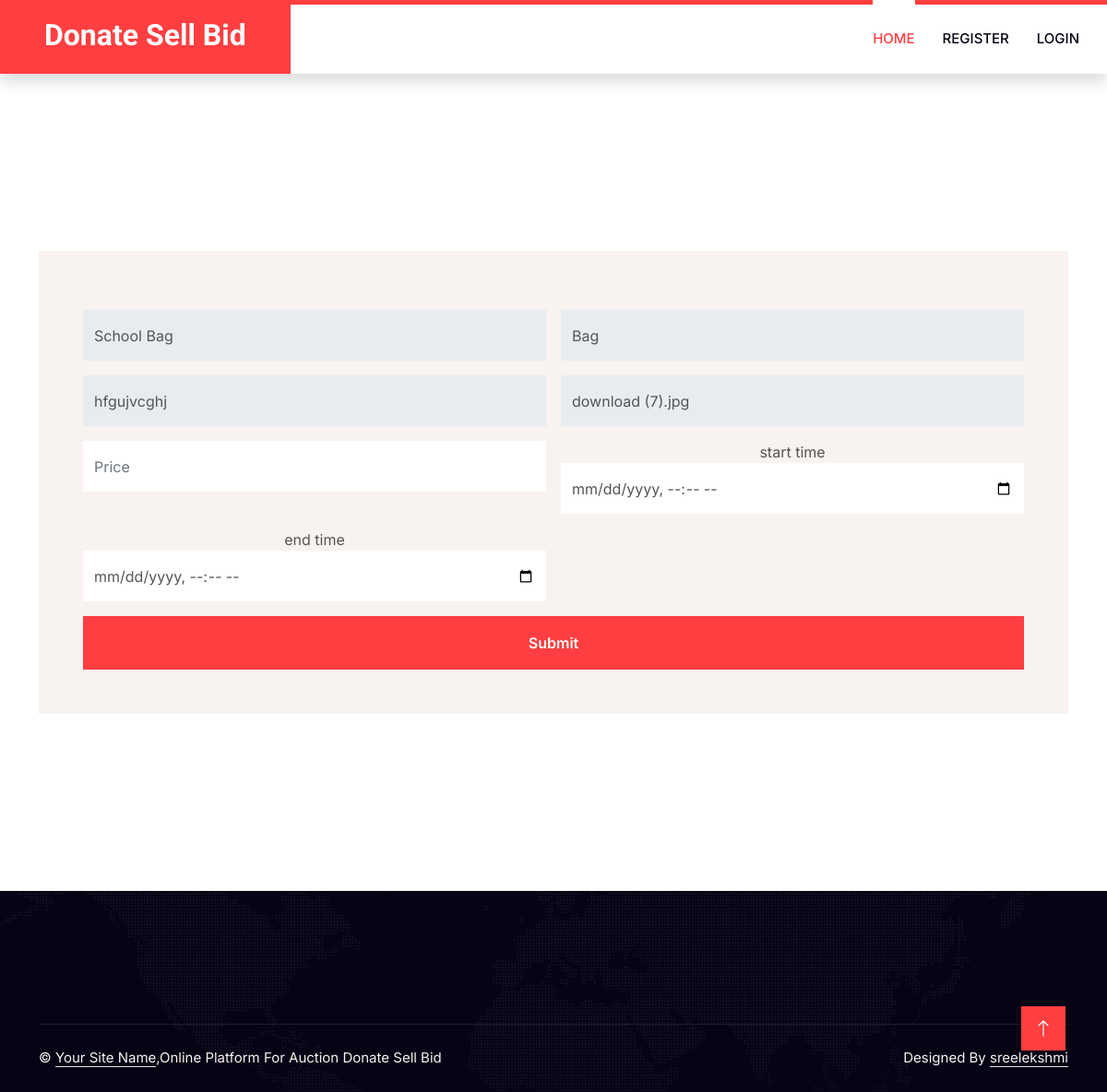
/auction.php?id=6, run on the app's committed database.
### tables this page shows
CREATE TABLE IF NOT EXISTS `products` (
  `id` int(11) NOT NULL AUTO_INCREMENT,
  `u_id` varchar(11) NOT NULL,
  `name` varchar(225) NOT NULL,
  `category` varchar(225) NOT NULL,
  `disc` varchar(225) NOT NULL,
  `price` varchar(225) NOT NULL,
  `image` varchar(225) NOT NULL,
  `type` varchar(225) NOT NULL,
  `status` varchar(225) NOT NULL,
  PRIMARY KEY (`id`)
);

### auction.php (the view, shortened to what this page needs)
<?php
include("header.php");
?>
<div class="container-xxl py-5">
    <div class="container py-5">
        <div class="row g-5 align-items-center">
            <?php
            include("conn.php");
            $select = "SELECT * FROM products WHERE id='$_REQUEST[id]'";
            $res = mysqli_query($con, $select);
            $row = mysqli_fetch_array($res);
            ?>
            <div class="col-lg-12">
                <br>
                <br>
                <div class="row g-5 align-items-center">
                    <center><h1 class="mb-5"></h1></center>
                </div>
                <div class="bg-light text-center p-5 wow fadeIn" data-wow-delay="0.5s">
                    <form method="post" enctype="multipart/form-data">
                        <div class="row g-3">
                            <div class="col-12 col-sm-6">
                                <input type="text" class="form-control border-0" readonly name="name" value="<?php echo $row['name']; ?>" style="height: 55px;">
                            </div>
                            <div class="col-12 col-sm-6">
                                <input type="text" class="form-control border-0" readonly name="category" value="<?php echo $row['category']; ?>"  style="height: 55px;">
                            </div>
                            <div class="col-6">
                                <input class="form-control border-0" name="disc" readonly value="<?php echo $row['disc']; ?>" style="height: 55px;">
                            </div>
                            <div class="col-12 col-sm-6">
                                <input type="text" class="form-control border-0" readonly value="<?php echo $row['image']; ?>" name="image"  style="height: 55px;">
                            </div>
                            <div class="col-12 col-sm-6">
                                <input type="text" class="form-control border-0"  name="price" placeholder="Price" style="height: 55px;" required>
                            </div>
							  <div class="col-12 col-sm-6">
                              <label style="">start time</label>
								<input type="datetime-local" name="s_datetime"  class="form-control border-0"  style="height: 55px;" required>
                            </div>
							  <div class="col-12 col-sm-6">
							 <label style="float-left">end time</label>
								<input type="datetime-local" name="e_datetime"  class="form-control border-0"  style="height: 55px;" required>
                            </div>
                            <div class="col-12">
                                <button class="btn btn-primary w-100 py-3" name="submit" type="submit">Submit</button>
                            </div>
                        </div>
                    </form>
                </div>
            </div>
        </div>
    </div>
</div>
<?php
include("footer.php");
?>

### css/style.css (style rules this page uses)
:root { --primary: #FF3E41; --secondary: #51CFED; --light: #F8F2F0; --dark: #060315; }
.btn { font-weight: 600; transition: .5s; }
.btn.btn-primary, .btn.btn-secondary { color: #FFFFFF; }

### data on the page
products: name "School Bag", category "Bag", disc "hfgujvcghj", image "download (7).jpg"
